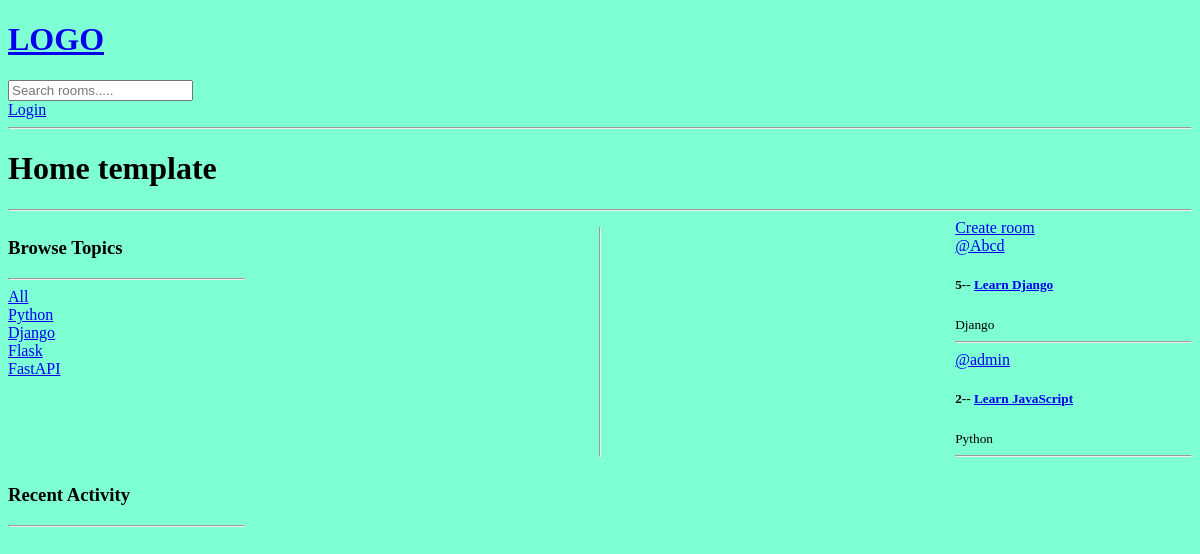
Before: / with the older database file.
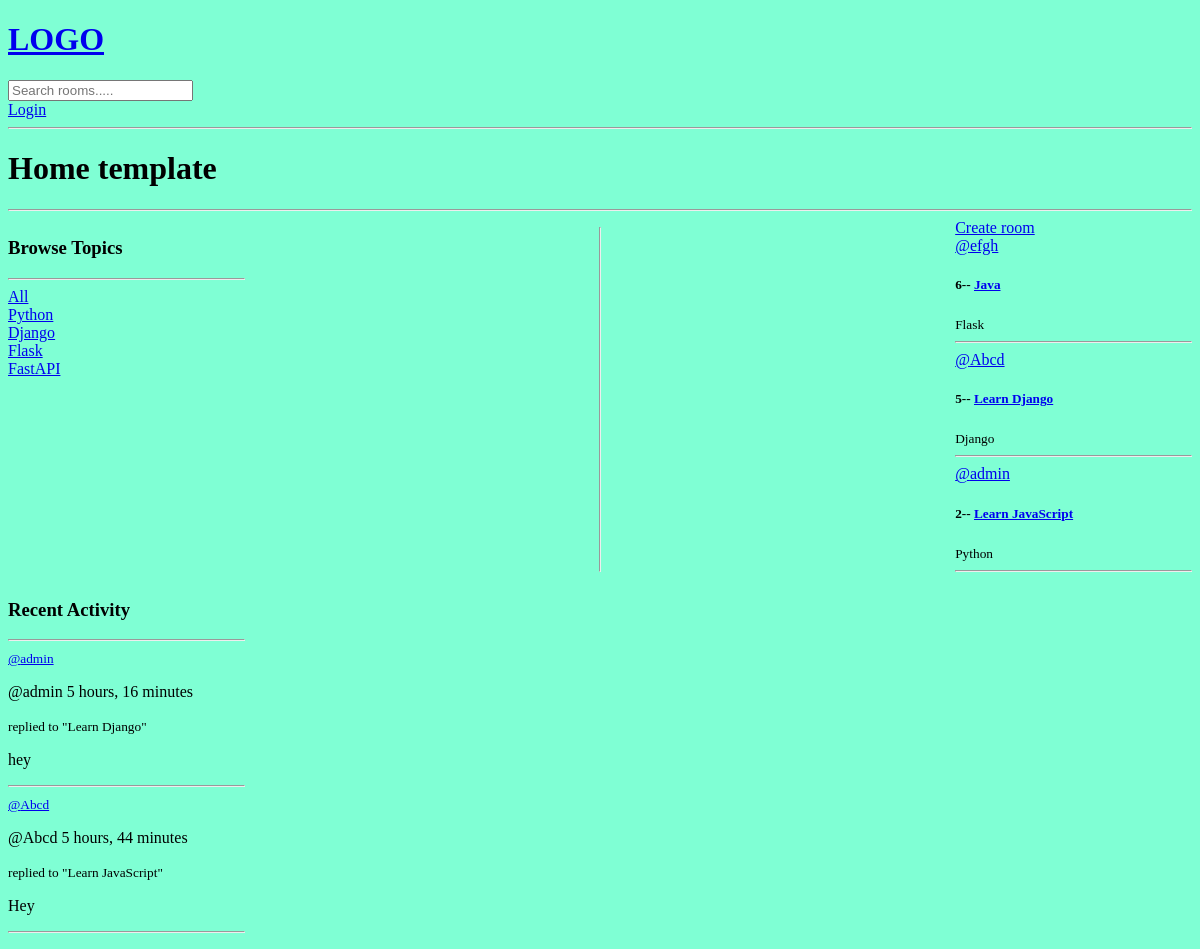
After: the same page with the newer database file.
### app/models.py (models this page shows, shortened)
class Topic(models.Model):
    name=models.CharField(max_length=100)

class Room(models.Model):
    host=models.ForeignKey(User, on_delete=models.SET_NULL, null=True)
    topic=models.ForeignKey(Topic, on_delete=models.SET_NULL, null=True)
    name=models.CharField(max_length=100)
    description=models.TextField(null=True, blank=True)
    participants=models.ManyToManyField(User, related_name='participants', blank=True)
    updated=models.DateTimeField(auto_now=True)
    created=models.DateTimeField(auto_now_add=True)
    class Meta:
        ordering=['-updated','-created']
    def __str__(self):
        return self.name

class Message(models.Model):
    user=models.ForeignKey(User, on_delete=models.CASCADE)
    room=models.ForeignKey(Room, on_delete=models.CASCADE)
    body=models.TextField()
    updated=models.DateTimeField(auto_now=True)
    created=models.DateTimeField(auto_now_add=True)
    class Meta:
        ordering=['-updated','-created']
    def __str__(self):
        return self.body[0:50]

### app/views.py (the view)
# urls.py: path('', views.home, name='home'),
def home(request):
    q=request.GET.get('q') if request.GET.get('q')!=None else ''
    rooms=Room.objects.filter(
                              Q(topic__name__icontains=q)|
                              Q(name__icontains=q)|
                              Q(description__icontains=q)
                              )
    topics=Topic.objects.all()
    room_messages=Message.objects.filter(Q(room__topic__name__icontains=q))
    return render(request, 'app/home.html', {'rooms':rooms, 'topics':topics, 'room_messages':room_messages})

### app/templates/app/home.html (shortened to what this page needs)
{% extends 'main.html' %}
{% block content %}
<h1>Home template</h1>
<hr>
<div class="home_container">
    <div>
       {% include 'app/topics_component.html' %}
    </div>
    <hr>
    <div>
    <a href="{% url 'create-room' %}">Create room</a>
  {% include 'app/feed_component.html' %}
</div>
<div>
   {% include 'app/activity_component.html' %}
</div>
</div>
{% endblock content %}

### app/templates/app/topics_component.html
<h3>Browse Topics</h3>
<hr>
<div>
    <a href="{% url 'home' %}">All</a>
</div>
{% for topic in topics %}
<div>
    <a href="{% url 'home' %}?q={{topic.name}}">{{topic.name}}</a>
</div>
{% endfor %}

### app/templates/app/feed_component.html (shortened to what this page needs)
<div>
    {% for room in rooms %}
        <div>
            <a href="{% url 'profile' room.host.id %}">@{{ room.host.username }}</a>
            <h5>{{room.id}}-- <a href="{% url 'room' room.id %}"> {{room.name}}</a></h5>
            <small>{{room.topic.name}}</small>
            <hr>
        </div>
    {% endfor %}
</div>

### app/templates/app/activity_component.html (shortened to what this page needs)
<h3>Recent Activity</h3>
<hr>
{% for message in room_messages %}
<div>
    <small> <a href="{% url 'profile' message.user.id %}">@{{message.user}}</a> </small>
    <p>@{{message.user}}  {{message.created|timesince}}</p>
    <small>replied to "{{message.room}}"</small>
    <p>{{message}}</p>
    <hr>
</div>
{% endfor %}

Changed rows visible on the page:
added Room: host.username "efgh", id "6", name "Java", topic.name "Flask"
added Message: user "admin", created "5 hours, 16 minutes", room "Learn Django", body "hey"
added Message: user "Abcd", created "5 hours, 44 minutes", room "Learn JavaScript", body "Hey"
